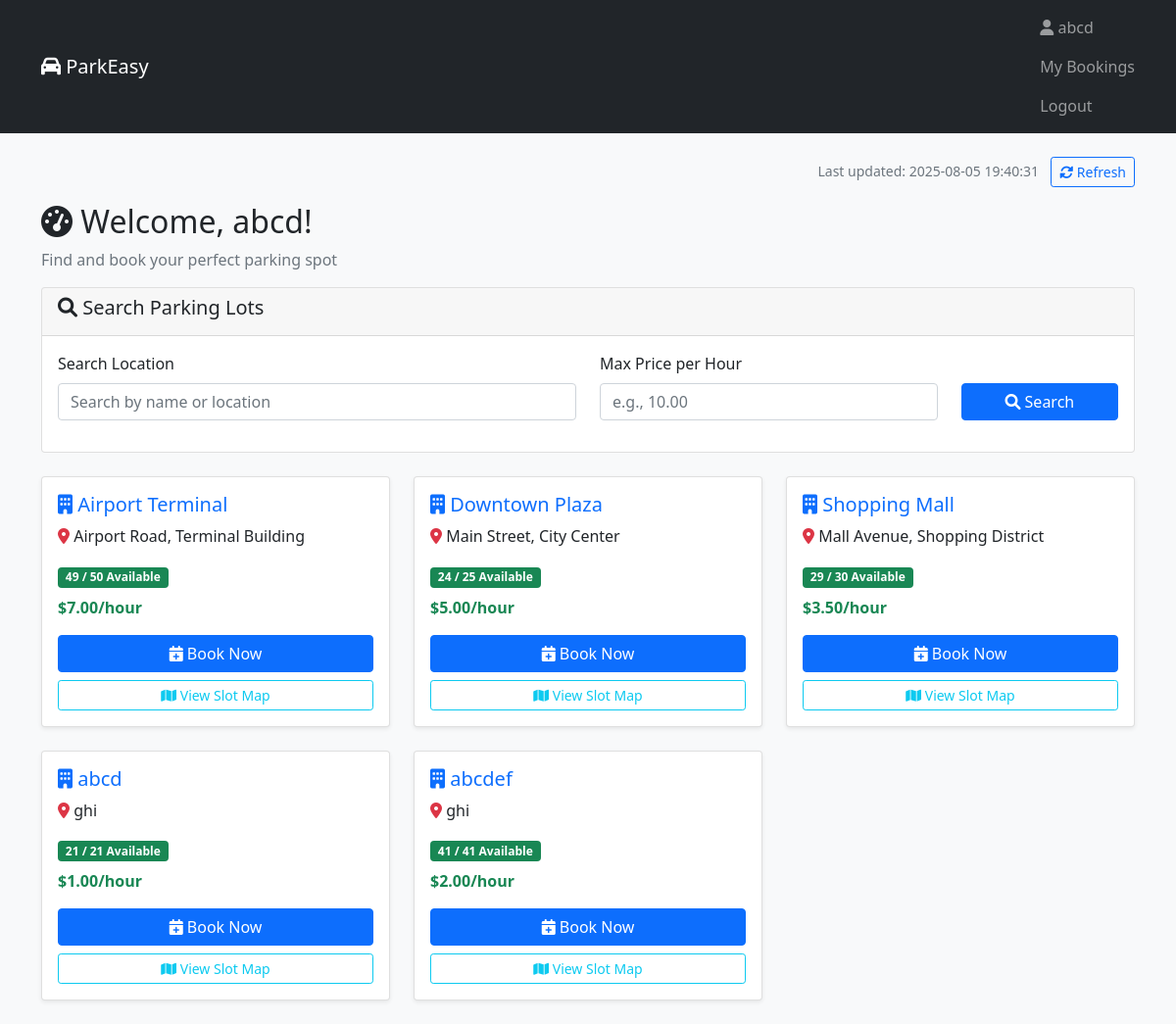
/dashboard (signed in), run on the app's committed database.
### tables this page shows
CREATE TABLE parking_lots (
            id INTEGER PRIMARY KEY AUTOINCREMENT,
            name TEXT NOT NULL,
            location TEXT NOT NULL,
            total_slots INTEGER NOT NULL,
            price_per_hour REAL NOT NULL,
            created_at TIMESTAMP DEFAULT CURRENT_TIMESTAMP,
            deleted_at TIMESTAMP NULL
        );

### controllers/user_controller.py (the view)
@user_bp.route('/dashboard')
def dashboard():
    auth_check = require_login()
    if auth_check:
        return auth_check
    auto_cancel_expired_bookings()
    conn = get_db()
    search_location = request.args.get('search_location', '')
    max_price = request.args.get('max_price', '')
    query = '''
        SELECT p.*,
               COUNT(ps.id) as total_slots,
               SUM(CASE WHEN ps.status = 'available' THEN 1 ELSE 0 END) as available_slots
        FROM parking_lots p
        LEFT JOIN parking_slots ps ON p.id = ps.parking_lot_id
        WHERE p.deleted_at IS NULL
    '''
    params = []
    if search_location:
        query += ' AND (p.name LIKE ? OR p.location LIKE ?)'
        params.extend([f'%{search_location}%', f'%{search_location}%'])
    if max_price:
        query += ' AND p.price_per_hour <= ?'
        params.append(float(max_price))
    query += '''
        GROUP BY p.id
        HAVING available_slots > 0
        ORDER BY p.name
    '''
    lots = conn.execute(query, params).fetchall()
    conn.close()
    current_time = datetime.now().strftime('%Y-%m-%d %H:%M:%S')
    return render_template('user/dashboard.html', lots=lots, current_time=current_time,
                         search_location=search_location, max_price=max_price)

### controllers/user_controller.py (called while the page is built)
def require_login():
    if 'logged_in' not in session:
        flash('Please login first!', 'error')
        return redirect('/login')
    return None

### database.py (called while the page is built)
def get_db():
    conn = sqlite3.connect(DATABASE)
    conn.row_factory = sqlite3.Row
    return conn

### utils/booking_utils.py (called while the page is built)
def auto_cancel_expired_bookings():
    conn = get_db()
    now = datetime.now().strftime('%Y-%m-%d %H:%M:%S')
    expired_bookings = conn.execute('''
        SELECT id, slot_id FROM bookings
        WHERE end_time < ? AND status = 'active'
    ''', (now,)).fetchall()
    for booking in expired_bookings:
        booking_id = booking['id']
        slot_id = booking['slot_id']
        conn.execute("UPDATE bookings SET status = 'expired' WHERE id = ?", (booking_id,))
        conn.execute("UPDATE parking_slots SET status = 'available' WHERE id = ?", (slot_id,))
    conn.commit()
    conn.close()
    return len(expired_bookings)

### templates/user/dashboard.html (shortened to what this page needs)
<!DOCTYPE html>
<html>
<head>
    <link href="https://cdn.jsdelivr.net/npm/bootstrap@5.1.3/dist/css/bootstrap.min.css" rel="stylesheet">
    <link href="https://cdnjs.cloudflare.com/ajax/libs/font-awesome/6.0.0/css/all.min.css" rel="stylesheet">
</head>
<body class="bg-light">
    <nav class="navbar navbar-dark bg-dark">
        <div class="container">
            <a class="navbar-brand" href="/"><i class="fas fa-car"></i> ParkEasy</a>
            <div class="navbar-nav ms-auto">
                <span class="navbar-text me-3">
                    <i class="fas fa-user"></i> {{ session.username }}
                </span>
                <a class="nav-link" href="/my-bookings">My Bookings</a>
                <a class="nav-link" href="/logout">Logout</a>
            </div>
        </div>
    </nav>
    <div class="container mt-4">
        <div class="row mb-3">
            <div class="col-12 text-end text-muted">
                <small>Last updated: {{ current_time }}</small>
                <button class="btn btn-sm btn-outline-primary ms-2" onclick="location.reload()">
                    <i class="fas fa-sync-alt"></i> Refresh
                </button>
            </div>
        </div>
        <div class="row">
            <div class="col-12">
                <h2><i class="fas fa-tachometer-alt"></i> Welcome, {{ session.username }}!</h2>
                <p class="text-muted">Find and book your perfect parking spot</p>
            </div>
        </div>
        <div class="card mb-4">
            <div class="card-header">
                <h5><i class="fas fa-search"></i> Search Parking Lots</h5>
            </div>
            <div class="card-body">
                <form method="GET">
                    <div class="row">
                        <div class="col-md-6 mb-3">
                            <label class="form-label">Search Location</label>
                            <input type="text" class="form-control" name="search_location"
                                   value="{{ search_location }}" placeholder="Search by name or location">
                        </div>
                        <div class="col-md-4 mb-3">
                            <label class="form-label">Max Price per Hour</label>
                            <input type="number" class="form-control" name="max_price"
                                   value="{{ max_price }}" step="0.01" min="0" placeholder="e.g., 10.00">
                        </div>
                        <div class="col-md-2 mb-3">
                            <label class="form-label">&nbsp;</label>
                            <div class="d-grid">
                                <button type="submit" class="btn btn-primary">
                                    <i class="fas fa-search"></i> Search
                                </button>
                            </div>
                        </div>
                    </div>
                </form>
            </div>
        </div>
        <div class="row">
            {% if lots %}
                {% for lot in lots %}
                    <div class="col-md-6 col-lg-4 mb-4">
                        <div class="card h-100 shadow-sm">
                            <div class="card-body">
                                <h5 class="card-title text-primary">
                                    <i class="fas fa-building"></i> {{ lot.name }}
                                </h5>
                                <p class="card-text">
                                    <i class="fas fa-map-marker-alt text-danger"></i> {{ lot.location }}
                                </p>
                                <div class="mb-2">
                                    {% if lot.available_slots == 0 %}
                                        <span class="badge bg-danger">Full</span>
                                    {% else %}
                                        <span class="badge bg-success">
                                            {{ lot.available_slots }} / {{ lot.total_slots }} Available
                                        </span>
                                    {% endif %}
                                </div>
                                <div class="mb-3">
                                    <strong class="text-success">
                                        ${{ '%.2f'|format(lot.price_per_hour) }}/hour
                                    </strong>
                                </div>
                                <div class="d-grid gap-2">
                                    {% if lot.available_slots == 0 %}
                                        <button class="btn btn-secondary" disabled>
                                            <i class="fas fa-calendar-times"></i> No Slots
                                        </button>
                                    {% else %}
                                        <a href="/book/{{ lot.id }}" class="btn btn-primary">
                                            <i class="fas fa-calendar-plus"></i> Book Now
                                        </a>
                                    {% endif %}
                                    <a href="/slot-map/{{ lot.id }}" class="btn btn-outline-info btn-sm">
                                        <i class="fas fa-map"></i> View Slot Map
                                    </a>
                                </div>
                            </div>
                        </div>
                    </div>
                {% endfor %}
            {% endif %}
        </div>
    </div>
</body>
</html>

### data on the page
parking_lots: username "abcd", name "abcd", location "ghi", available_slots "21", total_slots "21", price_per_hour "1.00"
parking_lots: name "Airport Terminal", location "Airport Road, Terminal Building", available_slots "49", total_slots "50", price_per_hour "7.00"
parking_lots: name "Downtown Plaza", location "Main Street, City Center", available_slots "24", total_slots "25", price_per_hour "5.00"
parking_lots: name "Shopping Mall", location "Mall Avenue, Shopping District", available_slots "29", total_slots "30", price_per_hour "3.50"
parking_lots: name "abcdef", location "ghi", available_slots "41", total_slots "41", price_per_hour "2.00"
